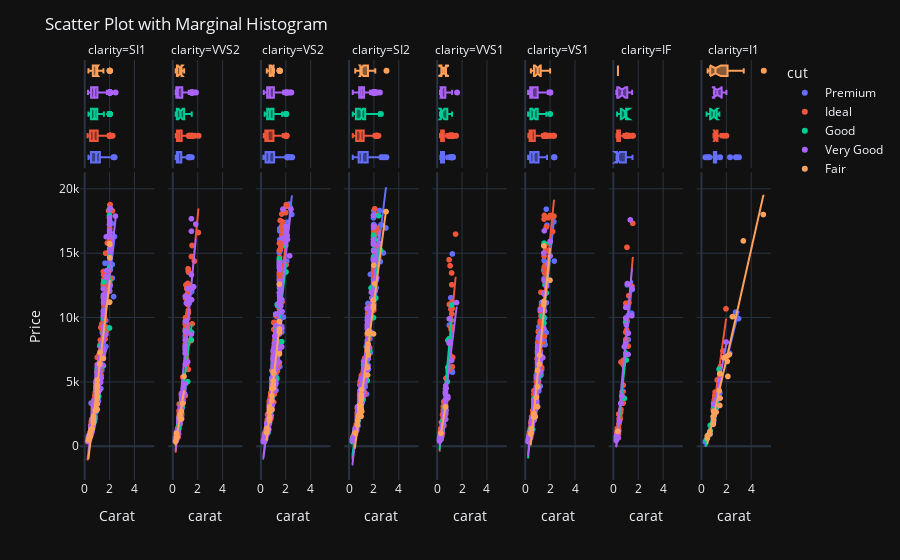

This figure's notebook cell:
### Markdown cell above
# 🐔: Box + violin + Face

### Code cell
fig = px.scatter(
    df,
    x="carat",
    y="price",
    marginal_x="box",
    marginal_y="violin",
    trendline="ols",
    color="cut",
    facet_col="clarity",
    facet_col_wrap=2,
)

fig.update_layout(
    template="plotly_dark",
    title="Scatter Plot with Marginal Histogram",
    xaxis_title="Carat",
    yaxis_title="Price",
)

fig.show()
